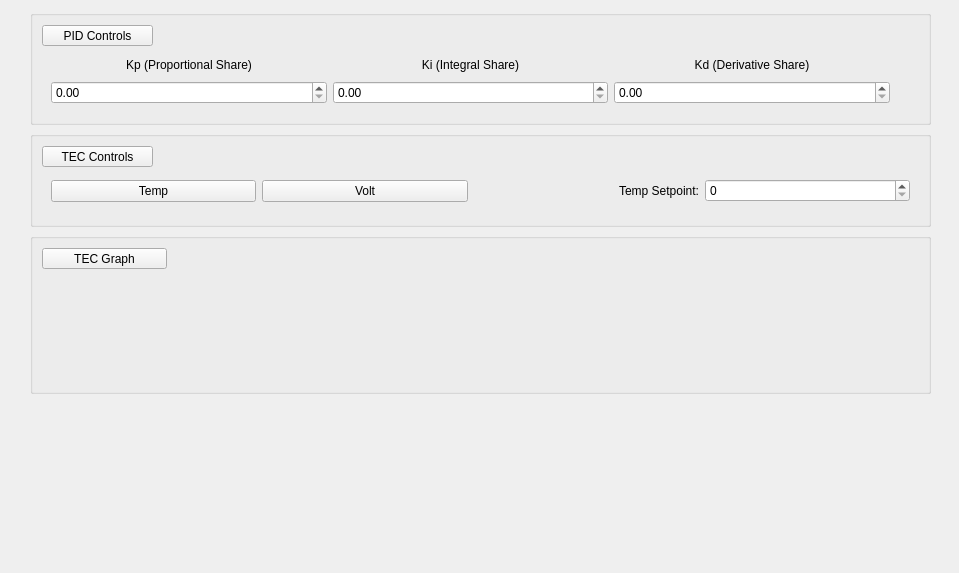
<?xml version="1.0" encoding="UTF-8"?>
<ui version="4.0">
 <class>Form</class>
 <widget class="QWidget" name="Form">
  <property name="enabled">
   <bool>true</bool>
  </property>
  <property name="geometry">
   <rect>
    <x>0</x>
    <y>0</y>
    <width>959</width>
    <height>573</height>
   </rect>
  </property>
  <property name="minimumSize">
   <size>
    <width>0</width>
    <height>0</height>
   </size>
  </property>
  <property name="font">
   <font>
    <underline>false</underline>
   </font>
  </property>
  <property name="windowTitle">
   <string>Form</string>
  </property>
  <widget class="QWidget" name="verticalLayoutWidget">
   <property name="geometry">
    <rect>
     <x>30</x>
     <y>10</y>
     <width>901</width>
     <height>551</height>
    </rect>
   </property>
   <layout class="QGridLayout" name="gridLayout_2">
    <property name="sizeConstraint">
     <enum>QLayout::SetDefaultConstraint</enum>
    </property>
    <item row="1" column="0">
     <widget class="QGroupBox" name="channel_monitor_box">
      <property name="sizePolicy">
       <sizepolicy hsizetype="Preferred" vsizetype="Preferred">
        <horstretch>0</horstretch>
        <verstretch>0</verstretch>
       </sizepolicy>
      </property>
      <property name="minimumSize">
       <size>
        <width>150</width>
        <height>0</height>
       </size>
      </property>
      <property name="maximumSize">
       <size>
        <width>16777215</width>
        <height>180</height>
       </size>
      </property>
      <property name="title">
       <string/>
      </property>
      <layout class="QVBoxLayout" name="channel_monitor_layout">
       <property name="spacing">
        <number>0</number>
       </property>
       <item>
        <spacer name="horizontalSpacer_6">
         <property name="orientation">
          <enum>Qt::Horizontal</enum>
         </property>
         <property name="sizeHint" stdset="0">
          <size>
           <width>200</width>
           <height>0</height>
          </size>
         </property>
        </spacer>
       </item>
       <item>
        <widget class="QPushButton" name="tec_controls">
         <property name="sizePolicy">
          <sizepolicy hsizetype="Maximum" vsizetype="Fixed">
           <horstretch>0</horstretch>
           <verstretch>0</verstretch>
          </sizepolicy>
         </property>
         <property name="maximumSize">
          <size>
           <width>111</width>
           <height>21</height>
          </size>
         </property>
         <property name="font">
          <font>
           <underline>false</underline>
          </font>
         </property>
         <property name="text">
          <string>TEC Controls</string>
         </property>
        </widget>
       </item>
       <item>
        <widget class="QWidget" name="tec_box" native="true">
         <property name="sizePolicy">
          <sizepolicy hsizetype="Fixed" vsizetype="Fixed">
           <horstretch>0</horstretch>
           <verstretch>0</verstretch>
          </sizepolicy>
         </property>
         <property name="minimumSize">
          <size>
           <width>90</width>
           <height>0</height>
          </size>
         </property>
         <property name="maximumSize">
          <size>
           <width>1132</width>
           <height>16777215</height>
          </size>
         </property>
         <layout class="QGridLayout" name="channel_temps">
          <item row="0" column="1">
           <widget class="QPushButton" name="temp_button">
            <property name="font">
             <font>
              <underline>false</underline>
             </font>
            </property>
            <property name="toolTip">
             <string>Hide from Graph</string>
            </property>
            <property name="text">
             <string>Temp</string>
            </property>
           </widget>
          </item>
          <item row="0" column="2">
           <widget class="QPushButton" name="volt_button">
            <property name="font">
             <font>
              <underline>false</underline>
             </font>
            </property>
            <property name="text">
             <string>Volt</string>
            </property>
           </widget>
          </item>
          <item row="0" column="4">
           <widget class="QLabel" name="temp_setpoint_marker">
            <property name="font">
             <font>
              <underline>false</underline>
             </font>
            </property>
            <property name="text">
             <string>Temp Setpoint:</string>
            </property>
            <property name="alignment">
             <set>Qt::AlignRight|Qt::AlignTrailing|Qt::AlignVCenter</set>
            </property>
           </widget>
          </item>
          <item row="0" column="3">
           <spacer name="verticalSpacer_10">
            <property name="orientation">
             <enum>Qt::Vertical</enum>
            </property>
            <property name="sizeType">
             <enum>QSizePolicy::Preferred</enum>
            </property>
            <property name="sizeHint" stdset="0">
             <size>
              <width>20</width>
              <height>30</height>
             </size>
            </property>
           </spacer>
          </item>
          <item row="0" column="5">
           <widget class="QSpinBox" name="temp_setpoint_adjust">
            <property name="alignment">
             <set>Qt::AlignJustify|Qt::AlignVCenter</set>
            </property>
           </widget>
          </item>
         </layout>
        </widget>
       </item>
      </layout>
     </widget>
    </item>
    <item row="3" column="0">
     <widget class="QWidget" name="push_widg" native="true">
      <property name="sizePolicy">
       <sizepolicy hsizetype="Preferred" vsizetype="MinimumExpanding">
        <horstretch>0</horstretch>
        <verstretch>0</verstretch>
       </sizepolicy>
      </property>
      <property name="minimumSize">
       <size>
        <width>90</width>
        <height>0</height>
       </size>
      </property>
     </widget>
    </item>
    <item row="0" column="0">
     <widget class="QGroupBox" name="channel_monitor_box_3">
      <property name="sizePolicy">
       <sizepolicy hsizetype="Preferred" vsizetype="Preferred">
        <horstretch>0</horstretch>
        <verstretch>0</verstretch>
       </sizepolicy>
      </property>
      <property name="minimumSize">
       <size>
        <width>150</width>
        <height>0</height>
       </size>
      </property>
      <property name="maximumSize">
       <size>
        <width>16777215</width>
        <height>180</height>
       </size>
      </property>
      <property name="title">
       <string/>
      </property>
      <layout class="QVBoxLayout" name="channel_monitor_layout_3">
       <property name="spacing">
        <number>0</number>
       </property>
       <item>
        <spacer name="horizontalSpacer_8">
         <property name="orientation">
          <enum>Qt::Horizontal</enum>
         </property>
         <property name="sizeHint" stdset="0">
          <size>
           <width>200</width>
           <height>0</height>
          </size>
         </property>
        </spacer>
       </item>
       <item>
        <widget class="QPushButton" name="pid_controls">
         <property name="sizePolicy">
          <sizepolicy hsizetype="Maximum" vsizetype="Fixed">
           <horstretch>0</horstretch>
           <verstretch>0</verstretch>
          </sizepolicy>
         </property>
         <property name="maximumSize">
          <size>
           <width>111</width>
           <height>21</height>
          </size>
         </property>
         <property name="font">
          <font>
           <underline>false</underline>
          </font>
         </property>
         <property name="text">
          <string>PID Controls</string>
         </property>
        </widget>
       </item>
       <item>
        <widget class="QWidget" name="pid_box" native="true">
         <property name="sizePolicy">
          <sizepolicy hsizetype="Fixed" vsizetype="Fixed">
           <horstretch>0</horstretch>
           <verstretch>0</verstretch>
          </sizepolicy>
         </property>
         <property name="minimumSize">
          <size>
           <width>90</width>
           <height>0</height>
          </size>
         </property>
         <property name="maximumSize">
          <size>
           <width>1132</width>
           <height>16777215</height>
          </size>
         </property>
         <layout class="QGridLayout" name="channel_temps_3">
          <item row="2" column="1">
           <layout class="QVBoxLayout" name="verticalLayout_50">
            <item>
             <widget class="QDoubleSpinBox" name="kp_adjust">
              <property name="alignment">
               <set>Qt::AlignJustify|Qt::AlignVCenter</set>
              </property>
             </widget>
            </item>
           </layout>
          </item>
          <item row="0" column="4">
           <spacer name="verticalSpacer_15">
            <property name="orientation">
             <enum>Qt::Vertical</enum>
            </property>
            <property name="sizeType">
             <enum>QSizePolicy::Preferred</enum>
            </property>
            <property name="sizeHint" stdset="0">
             <size>
              <width>20</width>
              <height>20</height>
             </size>
            </property>
           </spacer>
          </item>
          <item row="0" column="2">
           <widget class="QLabel" name="ki_marker">
            <property name="font">
             <font>
              <underline>false</underline>
             </font>
            </property>
            <property name="text">
             <string>Ki (Integral Share)</string>
            </property>
            <property name="alignment">
             <set>Qt::AlignCenter</set>
            </property>
           </widget>
          </item>
          <item row="0" column="3">
           <widget class="QLabel" name="kd_marker">
            <property name="font">
             <font>
              <underline>false</underline>
             </font>
            </property>
            <property name="text">
             <string>Kd (Derivative Share)</string>
            </property>
            <property name="alignment">
             <set>Qt::AlignCenter</set>
            </property>
           </widget>
          </item>
          <item row="0" column="1">
           <widget class="QLabel" name="kp_marker">
            <property name="font">
             <font>
              <underline>false</underline>
             </font>
            </property>
            <property name="text">
             <string>Kp (Proportional Share)</string>
            </property>
            <property name="alignment">
             <set>Qt::AlignCenter</set>
            </property>
           </widget>
          </item>
          <item row="2" column="3">
           <layout class="QVBoxLayout" name="verticalLayout_44">
            <item>
             <widget class="QDoubleSpinBox" name="kd_adjust">
              <property name="alignment">
               <set>Qt::AlignJustify|Qt::AlignVCenter</set>
              </property>
             </widget>
            </item>
           </layout>
          </item>
          <item row="2" column="2">
           <layout class="QVBoxLayout" name="verticalLayout_52">
            <item>
             <widget class="QDoubleSpinBox" name="ki_adjust">
              <property name="alignment">
               <set>Qt::AlignJustify|Qt::AlignVCenter</set>
              </property>
             </widget>
            </item>
           </layout>
          </item>
         </layout>
        </widget>
       </item>
      </layout>
     </widget>
    </item>
    <item row="2" column="0">
     <widget class="QGroupBox" name="graph_box">
      <layout class="QVBoxLayout" name="verticalLayout">
       <property name="spacing">
        <number>0</number>
       </property>
       <item>
        <widget class="QPushButton" name="tec_graph">
         <property name="maximumSize">
          <size>
           <width>125</width>
           <height>21</height>
          </size>
         </property>
         <property name="font">
          <font>
           <underline>false</underline>
          </font>
         </property>
         <property name="text">
          <string>TEC Graph</string>
         </property>
        </widget>
       </item>
       <item>
        <widget class="PlotWidget" name="graph_widget" native="true">
         <property name="sizePolicy">
          <sizepolicy hsizetype="Preferred" vsizetype="Expanding">
           <horstretch>0</horstretch>
           <verstretch>0</verstretch>
          </sizepolicy>
         </property>
         <property name="minimumSize">
          <size>
           <width>90</width>
           <height>0</height>
          </size>
         </property>
        </widget>
       </item>
      </layout>
     </widget>
    </item>
   </layout>
  </widget>
 </widget>
 <customwidgets>
  <customwidget>
   <class>PlotWidget</class>
   <extends>QWidget</extends>
   <header>pyqtgraph</header>
   <container>1</container>
  </customwidget>
 </customwidgets>
 <resources/>
 <connections/>
</ui>
